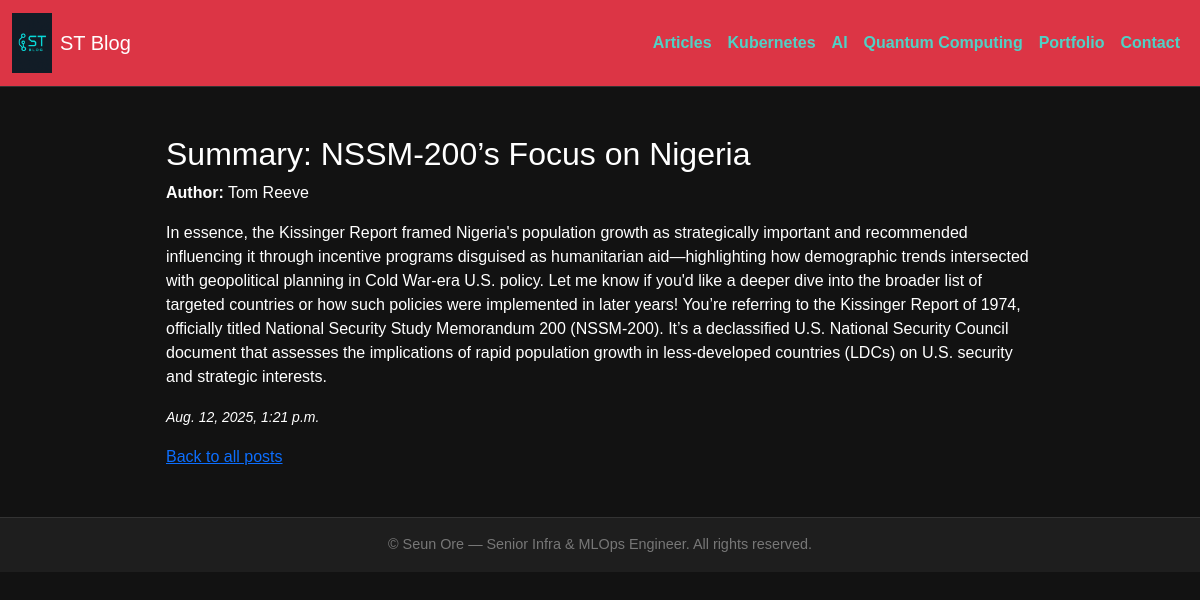
Screenshot of /post/28/ with the database file from the repository.
### api/models.py (models this page shows)
class Api(models.Model):
    title = models.CharField(max_length=100)
    contents = models.TextField(max_length=500)
    price = models.DecimalField(max_digits=10, decimal_places=2, default=0.00)
    date_created = models.DateTimeField(auto_now_add=True)
    author = models.CharField(max_length=50, default='Anonymous')
    description = models.TextField(blank=True, null=True)

### api/views.py (the view)
# urls.py: path('post/<int:id>/', post_details, name='post_details'),
def post_details(request, id):
    post = get_object_or_404(Api, id=id)
    return render(request, 'post_details.html', {'post': post})

### api/templates/post_details.html
{% extends "base-page.html" %}
{% block content %}
  <h2>{{ post.title }}</h2>
  <p><strong>Author:</strong> {{ post.author }}</p>
  <p>{{ post.contents }}</p>
  <p><small><em>{{ post.date_created }}</em></small></p>
  <a href="{% url 'list_all_posts' %}">Back to all posts</a>
{% endblock %}

### api/templates/base-page.html (style rules this page uses)
body { margin: 0; padding: 0; background-color: #121212; color: #ffffff; font-family: Arial, sans-serif; }

### rows the page displays
Api: title "Summary: NSSM-200’s Focus on Nigeria", author "Tom Reeve", contents "In essence, the Kissinger Report framed Nigeria's population growth as strategically important and recommended influencing it through incentive programs disguised as humanitarian aid—highlighting how demographic trends intersected with geopolitical planning in Cold War-era U.S. policy. Let me know if you'd like a deeper dive into the broader list of targeted countries or how such policies were implemented in later years! You’re referring to the Kissinger Report of 1974, officially titled National Security Study Memorandum 200 (NSSM-200). It’s a declassified U.S. National Security Council document that assesses the implications of rapid population growth in less-developed countries (LDCs) on…", date_created "Aug. 12, 2025, 1:21 p.m."
